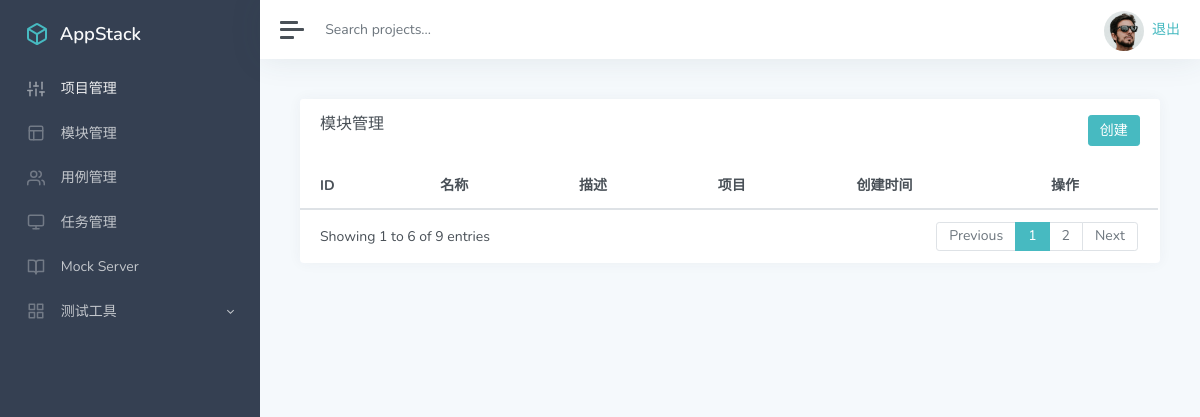
Page /manage/module_list/ on the earlier database version.
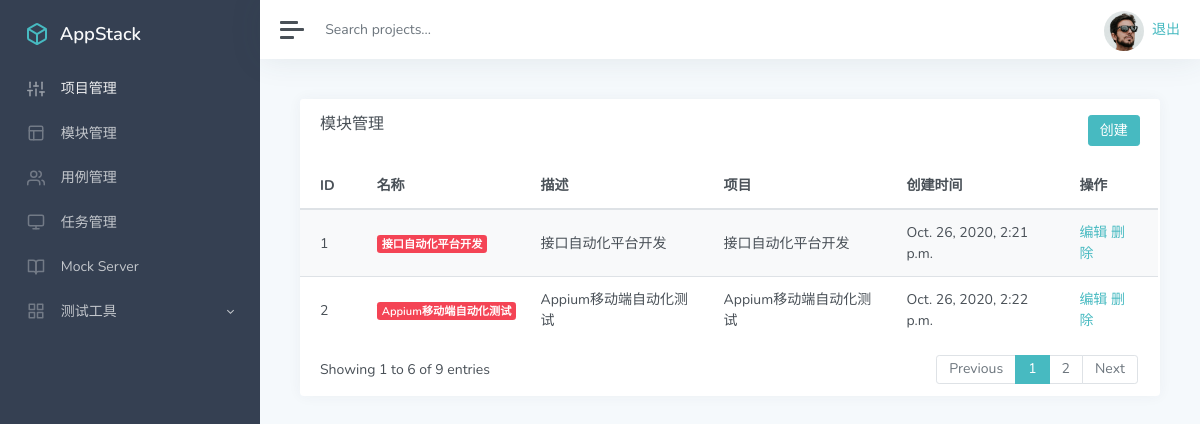
Same page on the later database version.
### app_manage/models.py (models this page shows)
class Module(models.Model):
    project = models.ForeignKey(Project,on_delete=models.CASCADE)
    name = models.CharField('名称',max_length=100,null=False,default='')
    describe = models.TextField('描述',default='')
    update_time = models.DateTimeField('更新时间',auto_now=True)
    create_time = models.DateTimeField('创建时间',auto_now_add=True)

class Project(models.Model):
    name = models.CharField('名称',max_length=100,blank=False,default='')
    describe = models.TextField('描述',default='')
    status = models.BooleanField('状态',default=True)
    update_time = models.DateTimeField('更新时间',auto_now=True)
    create_time = models.DateTimeField('创建时间',auto_now_add=True)
    def __str__(self):
        return self.name

### app_manage/views/module.py (the view)
# urls.py: path('module_list/',module.list_module),
def list_module(request):
    module_list = Module.objects.all()
    return render(request,'module/list.html',{"modules":module_list})

### templates/module/list.html (shortened to what the changed rows need)
{% extends 'manager.html' %}
{% block manager %}
<div class="col-12 col-lg-12 d-flex">
    <div class="card flex-fill">
        <div id="datatables-dashboard-products_wrapper"
             class="dataTables_wrapper dt-bootstrap4 no-footer">
            <div class="row">
                <div class="col-sm-12">
                    <table id="datatables-dashboard-products"
                           class="table table-striped my-0 dataTable no-footer" role="grid"
                           aria-describedby="datatables-dashboard-products_info"
                           style="
                    width: 100%;
                    height: 100%;
                    ">
                        <thead>
                        <tr role="row">
                            <th>ID</th>
                            <th>名称</th>
                            <th>描述</th>
                            <th>项目</th>
                            <th>创建时间</th>
                            <th>操作</th>
                        </tr>
                        </thead>
                        <tbody>
                        {% for m in modules %}
                        <tr role="row" class="odd">
                            <td class="sorting_1">{{m.id}}</td>
                            <td><span class="badge badge-danger">{{m.name}}</span></td>
                            <td class="d-none d-xl-table-cell">{{m.describe}}</td>
                            <td class="d-none d-xl-table-cell">{{m.project}}</td>
                            <td class="d-none d-xl-table-cell">{{m.create_time}}</td>
                            <td>
                                <a href="/project/edit/{{p.id}}">编辑</a>
                                <a href="/project/delete/{{p.id}}">删除</a>
                            </td>
                        </tr>
                        {% endfor %}
                        </tbody>
                    </table>
                </div>
            </div>
        </div>
    </div>
{% endblock %}

Differences in the rows shown:
added Module: id "1", name "接口自动化平台开发", describe "接口自动化平台开发", project "接口自动化平台开发", create_time "Oct. 26, 2020, 2:21 p.m."
added Module: id "2", name "Appium移动端自动化测试", describe "Appium移动端自动化测试", project "Appium移动端自动化测试", create_time "Oct. 26, 2020, 2:22 p.m."
